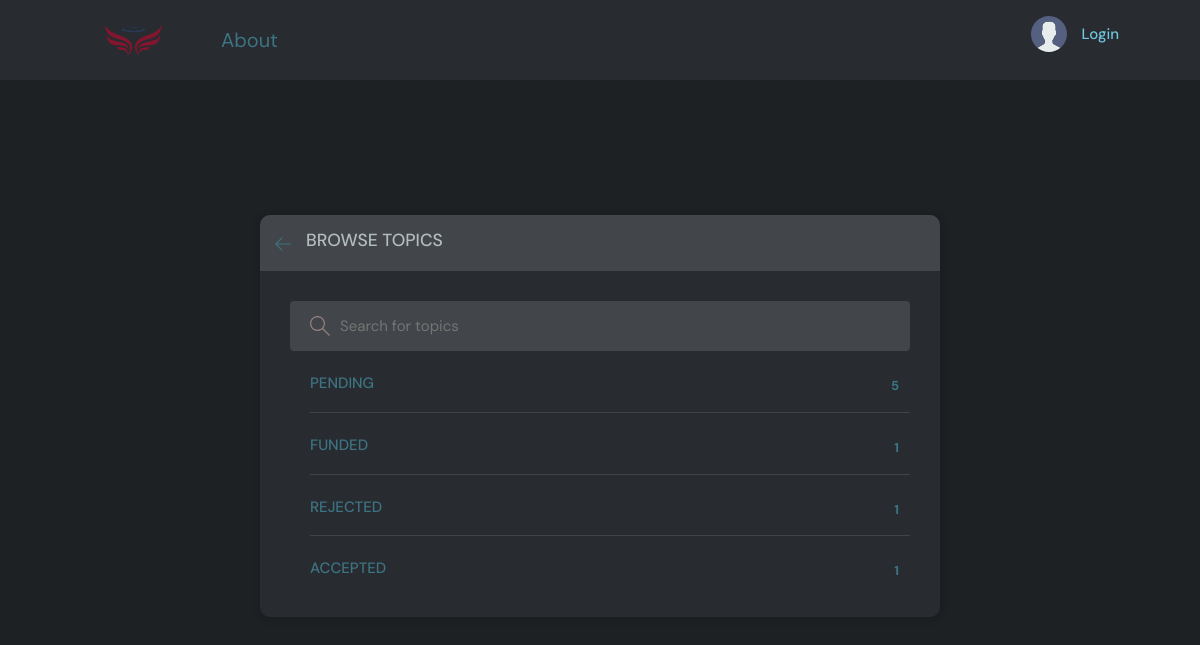
Page /topics/ on the committed database.
### base/models.py (models this page shows, shortened)
class Topic(models.Model):
    name = models.TextField(max_length=200)

### base/views.py (the view)
# urls.py: path('topics/',views.topicsPage,name="topics"),
def topicsPage(request):
    q=request.GET.get('q') if request.GET.get('q') != None else ''
    topics = Topic.objects.filter(name__icontains=q)
    context = {'topics':topics}
    return render(request,'base/topics.html',context)

### base/templates/base/topics.html (shortened to what this page needs)
{% extends 'main.html' %}
{% block content %}
    <main class="create-room layout">
      <div class="container">
        <div class="layout__box">
          <div class="layout__boxHeader">
            <div class="layout__boxTitle">
              <a href="javascript:;" onclick="history.back()">
                <svg version="1.1" xmlns="http://www.w3.org/2000/svg" width="32" height="32" viewBox="0 0 32 32">
                  <title>arrow-left</title>
                  <path
                    d="M13.723 2.286l-13.723 13.714 13.719 13.714 1.616-1.611-10.96-10.96h27.625v-2.286h-27.625l10.965-10.965-1.616-1.607z"
                  ></path>
                </svg>
              </a>
              <h3>Browse Topics</h3>
            </div>
          </div>
          <div class="topics-page layout__body">
            <form class="header__search" action="" method="GET">
              <label>
                <input placeholder="Search for topics" name = "q"/>
              </label>
            </form>
            <ul class="topics__list">
              {% for topic in topics %}
              <li>
              <a href="{% url 'home' %}?q={{topic.name}}" class="active">{{topic.name}} <span>{{topic.room_set.count}}</span></a>
              {% endfor %}
              </li>
            </ul>
          </div>
        </div>
      </div>
    </main>
{% endblock content %}

### rows in the picture
Topic: name "PENDING", room_set.count "5"
Topic: name "FUNDED", room_set.count "1"
Topic: name "REJECTED", room_set.count "1"
Topic: name "ACCEPTED", room_set.count "1"
